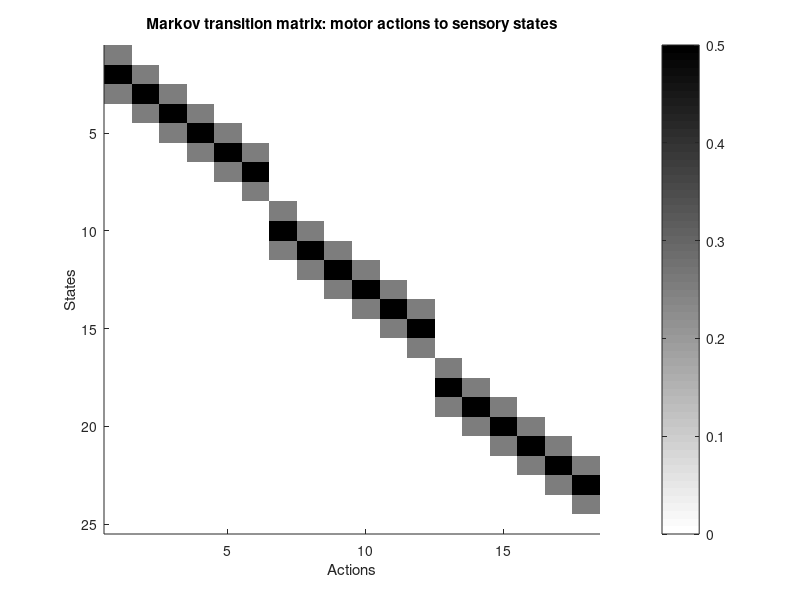

This chart was generated by the following MATLAB code: (Note: this script raises an error after producing the figure.)
%%% EXPLR_publish %%%
% Model of Exploration in Hearing and Deaf Light-Off (LO) Birds
% Implementation of the model from the supplementary material of the
% manuscript:
% "Deafening causes valence reversal of visual reinforcers of birdsong"
% AT Zai, S Cave-Lopez, M Rolland, N Giret, RHR Hahnloser

% Author: Richard Hahnloser and Anja Zai 2019
% Work address: Institute of Neuroinformatics, Winterthurerstrasse 8057,
% ETH Zurich and University of Zurich
% email: rich@ini.ethz.ch

% include_positive_rewards = fale, only use negative rewards
include_positive_rewards = false;

% Model parameters:
% (capitalized letters in the variable description are used to indicate
% nameing of variables: 'N'umber of 'N'otes = nn)
nn=3; % Number of Notes the bird is singing
kLO=2; % index of note that can trigger LO
na=6; % Number of Actions per note (should be even)
alpha=0.05; % learning rate TD learning
tau=0.99;  % forgetting time constant
verbose=0;
gamma=1; % Gamma parameter in SARSA learning

epsi=1e-40;

% Simulation parameters:
N=1000; % # trials (per note)
do_control=2; % add control condition without LO (0 = only LO, 1 = add control, 2 = remove entropy gain)
nbirds=3; % Number of Birds to simulate and average the result over

% Reward for LO
nR=15; % Number of different Reward values tested (reward value fixed for one  simulation)
if include_positive_rewards
    rs=[-logspace(log10(0.1),log10(50),nR) logspace(log10(0.1),log10(5),nR)]; % reward per LO event (or light on)
    nR=length(rs);
    rs=sort(rs);
    plot_f = @plot;
else
    rs=[-logspace(log10(0.1),log10(50),nR)]; % reward per LO event
    plot_f = @semilogx;
end

jplot=7; % plot VTA firing for reward # jplot
igC=0*1e-6;%1e-40;%1e-14; % for constant information gain, set to nonzero for getting rid of exploration bonus

% Number of States
nsH=na+2; % Number of States for Hearing bird (per note) corresponding to actual pitch sung
nsD=2; % Number of States for Deaf bird (per note), the second state is the silent state
nsA=nsH*nn+1; % total Number of States (for All notes), the last stte is the silent state

% Sensorimotor model: motor action -> sensory states
h1=zeros(nsH,1); h1(1:3)=[1/4 1/2 1/4]; h2=zeros(na,1); h2(1)=1/4;
wh=toeplitz(h1,h2); w=zeros(nsA,nn*na);
for i=1:nn
    w(1+(i-1)*nsH:i*nsH,1+(i-1)*na:i*na)=wh;
end
transitionAS=cumsum(w,1); % defines Transitions from Action to State (Fig. 4B)
figure(1); clf; imagesc(w);  gg=gray; colormap(gg(end:-1:1,:)); colorbar;
set(gca,'box','off'); xlabel('Actions'); ylabel('States');
title('Markov transition matrix: motor actions to sensory states');

% initialize variable quantifying model simulation
contingenciesH=zeros(nbirds,nR); % contingencies for Hearing birds
contingenciesD=contingenciesH; % same for Deaf birds
VsH=zeros(nR,na*nn); % Value function of States (mean Q values) for Hearing birds
VsD=VsH; % same for Deaf birds
VsallH=zeros(nbirds,nR,na*nn); % mean Value over all actions for Hearing birds
VsallD=VsallH; % same for Deaf
VTAsallplusH=zeros(nn,nbirds); VTAsallminusH=VTAsallplusH;
VTAsallplusD=VTAsallplusH; VTAsallminusD=VTAsallplusH;
aHold=zeros(3,1); aDold=aHold;

for c=1:do_control+1
    if c==1
        Non=1; % start LO on the first trial (contingent on sensory state)
    elseif c==2
        Non=N;  % never deliver LO
        fprintf('Control (no LO)\n')
    else
        Non=1;
        fprintf('Control (LO but no entropy gain)\n')
    end
    
    for b=1:nbirds % loop through Birds, 0=init bird
        VTAjH=zeros(nn,N); % VTA responses for different notes for specific reward Jplot
        VTAjD=VTAjH; % same for Hearing birds
        LOsH=zeros(1,N); LOsD=LOsH; % keeps track of LO (=1) or no LO (=0)


        fprintf('Bird %d\n',b)
        for r=1:nR % loop through rewards per LO
            R=rs(r); % reward per LO
            if verbose
                fprintf('j=%d/%d\n',r,nR);
            end
            
            % Initialize:
            % Hearing
            V.VH=zeros(1,na*nn); % action-Value function (Sarsa learning)
            V.ASCH=ones(nsA,na*nn); % Action-State Counter hearing (number of times action taken and state hit)
            V.ASCHall=V.ASCH;
            V.nLOHall=zeros(nsA,na*nn); % number of LO events
            
            % Deaf
            V.VD=zeros(1,na*nn);
            V.ASCD=ones(nsD,na*nn); V.ASCDall=V.ASCD;
            V.nLODall=zeros(nsD,na*nn);
            
            % Hearing
            s_allH=zeros(1,N*nn); % state history
            a_allH=s_allH; % action history
            % Deaf
            s_allD=s_allH; a_allD=s_allH;
            
            ci=0;
            for i=1:N % loop over songs
                
                for k=1:nn % loop over notes
                    ci=ci+1;
                    
                    % states and actions corresponding to current note:
                    ks=(1+(k-1)*nsH):k*nsH; ka=(1+(k-1)*na):k*na;
                    
                    
                    %% take action based on current action-value function
                    
                    % Hearing
                    [~,aH]=max(V.VH(ka)-0*rand(1,na)); % choose action
                    aH=aH+(k-1)*na;           a_allH(ci)=aH;
                    sH=find(rand(1)<transitionAS(:,aH),1,'first');   s_allH(ci)=sH; % markov transition
                    is_loH=(i>Non & k==kLO & sH>(kLO-1)*nsH+nsH/2); % simple, deterministic model
                    if b>0 && k==kLO && r==jplot
                        LOsH(i)=is_loH;
                    end
                    
                    % Deaf
                    
                    aDold(k)=aD;
                    [~,aD]=max(V.VD(ka)-0*rand(1,na));
                    aD=aD+(k-1)*na; a_allD(ci)=aD;
                    sD=find(rand(1)<transitionAS(:,aD),1,'first'); % state measured by experimenter
                    is_loD=(i>Non & k==kLO & sD>(kLO-1)*nsH+nsH/2); % simple, deterministic model
                    sD=2-is_loD;  s_allD(ci)=sD; % sensory state for deaf bird is binary
                    if b>0 && k==kLO  && r==jplot
                        LOsD(i)=is_loD;
                    end
                    
                    %% update action-state counter and estimated transition probability:
                    
                    V.ASCH_old=V.ASCH;
                    V.ASCD_old=V.ASCD;
                    
                    % update
                    V.ASCH(sH,aH)=max(1,tau*V.ASCH(sH,aH)+1);
                    V.ASCHall(sH,aH)=V.ASCHall(sH,aH)+1;
                    V.nLOHall(sH,aH)=V.nLOHall(sH,aH)+is_loH;
                    V.ASCD(sD,aD)=max(1,tau*V.ASCD(sD,aD)+1);
                    V.ASCDall(sD,aD)=V.ASCDall(sD,aD)+1;
                    V.nLODall(sD,aD)=V.nLODall(sD,aD)+is_loD;
                    
                    if (c==1 && i==Non) || (c==2 && i==1)
                        V.ASCHonall=V.ASCHall;  V.ASCDonall=V.ASCDall; V.nLODonall=V.nLODall; V.nLOHonall=V.nLOHall;
                    end
                    
                    %% Q learning: update value function
                    
                    % Hearing
                    if igC>0
                        igH=igC;
                    else
                        igH=calc_ig(V.ASCH,V.ASCH_old,aH);
                    end
                    if c<3
                        %         egH=calc_eg(V.ASCH,V.ASCH_old);
                       % egH=calc_impact(V.ASCH,V.ASCH_old,aH,a_allH(1:ci));
                         egH=calc_impact(V.ASCH,V.ASCH_old,aH);
                    else
                        egH=0;
                    end
                        VTAH=log(igH+epsi)+egH+is_loH*R-V.VH(aH);
                    %h=igH+egH+is_loH*R;
                    %VTAH=-exp(-h)-V.VH(aH);
                    V.VH(aH)=V.VH(aH)+alpha*(VTAH);
                    
                    % Deaf
                    if igC>0
                        igD=igC;
                    else
                        igD=calc_ig(V.ASCD,V.ASCD_old,aD);
                    end
                    if c<3
                        %    egD=calc_eg(V.ASCD,V.ASCD_old);
                        % egD=calc_impact(V.ASCD,V.ASCD_old,aD,a_allD(1:ci));
                        egD=calc_impact(V.ASCD,V.ASCD_old,aD);
                    else
                        egD=0;
                    end
                          VTAD=log(igD+epsi)+egD+is_loD*R-V.VD(aD);
                    %h=igD+egD+is_loD*R;
                    %VTAD=-exp(-h)-V.VD(aD);
                    V.VD(aD)=V.VD(aD)+alpha*VTAD;
                    %                     if i>.8*N
                    %                         keyboard
                    %                     end
                    if r==jplot
                        VTAjH(k,i)=VTAH;
                        VTAjD(k,i)=VTAD;
                    end
                    
                end
            end
            VsH(r,:)=V.VH;
            VsD(r,:)=V.VD;
            
            contingenciesH(b,r)=sum(sum(V.nLOHall-V.nLOHonall))/(N-1);
            contingenciesD(b,r)=sum(sum(V.nLODall-V.nLODonall))/(N-1);
            
            if verbose
                fprintf('contingency: H=%.2g  D=%.2g\n', contingenciesH(b,r),contingenciesD(b,r));
                
                % plot action-state counts
                figure(11);clf; imagesc(V.ASCHall-V.ASCHonall); colormap(hot); colorbar;
                xlabel('actions'); ylabel('states'); title('Hearing action-state count');
                figure(12);clf; imagesc(V.ASCDall-V.ASCDonall); colormap(hot); colorbar;
                xlabel('actions'); ylabel('states'); title('Deaf action-state count');
                
                % plot distribution of states and actions visited XXX why Non=N for control birds?
                figure(15); clf; subplot(211); hist(s_allH(Non+1:end),1:nsA);   title('States hearing');
                subplot(212); hist(s_allD(Non+1:end),1:nsD,'r'); title('States deaf');
                figure(16); clf; subplot(211); hist(a_allH(Non+1:end),1:na*nn); title('Actions hearing');
                subplot(212); hist(a_allD(Non+1:end),1:na*nn,'r');  title('Actions deaf');
                
                % plot value function
                figure(21);clf; plot(V.VH,'k'); hold on;plot(V.VD,'r'); title('Q function');
                xlabel('action'); legend({'Hearing','Deaf'},'Location','best');
            end
        end
        
        VsallH(b,:,:)=VsH; VsallD(b,:,:)=VsD;
        if c==1
            VTAjH=VTAjH(:,N/2:N); LOsH=LOsH(N/2:N);
            VTAsallplusH(:,b)=mean(VTAjH(:,find(LOsH)),2);
            VTAsallminusH(:,b)=mean(VTAjH(:,find(~LOsH)),2);
            VTAsallplusD(:,b)=mean(VTAjD(:,find(LOsD)),2);
            VTAsallminusD(:,b)=mean(VTAjD(:,find(~LOsD)),2);
        end
    end
    
    if c==1
        figure(32);
        clf; 
        plot_f(rs,mean(mean(VsallH,3),1),'k','linewidth',2); hold on;
        plot_f(rs,mean(mean(VsallD,3),1),'r','linewidth',2);
        set(gca,'box','off');axis tight
        legend({'Hearing','Deaf'},'Location','best');
        xlabel('r'); ylabel('mean Q'); title('Action averaged Q');
        
        figure(31); clf; 
        plot_f(rs,mean(contingenciesH,1),'k','linewidth',2); hold on;
        plot_f(rs,mean(contingenciesD,1),'r','linewidth',2);
        plot_f(rs,.5*ones(1,nR),'k--','linewidth',2);
        set(gca,'box','off');
        legend({'Hearing','Deaf'},'Location','best');
        xlabel('Reward'); ylabel('LO contingency');
        axis tight
        
        figure(33); clf;
        fplus=mean(VTAsallplusH,2); fminus=mean(VTAsallminusH,2);
        splus=std(VTAsallplusH')'; sminus=std(VTAsallminusH')';
        errorbar(1:nn,fplus,splus,'k','linewidth',2); hold on;
        errorbar(1:nn,fminus,sminus,'r--','linewidth',2);
        title(['R=' sprintf('%.2g',rs(jplot))]);
        legend({'LO','no LO'},'Location','Best');
        set(gca,'box','off')
        
    elseif c==2
        figure(32);
        plot_f(rs,mean(mean(VsallH,3),1),'k--','linewidth',2);
        hold on; 
        plot_f(rs,mean(mean(VsallD,3),1),'r--','linewidth',2);
        axis tight
        
    else
        figure(32);
        plot_f(rs,mean(mean(VsallH,3),1),'k:','linewidth',2);hold on; 
        plot_f(rs,mean(mean(VsallD,3),1),'r:','linewidth',2);
        axis tight
        
        figure(31); 
        plot_f(rs,mean(contingenciesH,1),'k:','linewidth',2); hold on;
        plot_f(rs,mean(contingenciesD,1),'r:','linewidth',2);
        axis tight
    end
    
end

% figure(31); print cont -dsvg; figure(32); print Q -dsvg; figure(33); print vta -dsvg;

%% DEFINE FUNCTIONS

function ig=calc_ig(ASC_new,ASC_old,a0)
% CALC_IG calculates information gain given for action a0

%   'ASC_new'   -   new action-state counter after taking action a0
%   'ASC_old'   -   old action-state counter
%   'a0'        -   current new action

% estimate of transition probability for the current note
T_old=ASC_old(:,a0)/(eps+sum(ASC_old(:,a0))); % old estimate
T_new=ASC_new(:,a0)/(eps+sum(ASC_new(:,a0))); % new estimate
dkl=sum(T_old.*log(T_old./T_new));
%ig=dkl*1000; % for entropy
ig=dkl;  % for impact
end

function emdist=calc_impact(ASC_new,ASC_old,a0)
% CALC_impact calculates the impact gain

%   'ASC_new'   -   new action-state counter after taking action
%   'ASC_old'   -   old action-state counter

%T_old=ASC_old(:,a0)/(eps+sum(ASC_old(:,a0))); % old estimate
T_new=ASC_new(:,a0)/(eps+sum(ASC_new(:,a0))); % new estimate
T0=zeros(size(T_new)); T0(end)=1;

if 1
    % DKL
    emdist=sum(T0.*log(eps+T0./(eps+T_new)));
    
else
    % L1 dist
    emdist=sum(abs(T_new-T0));%-0*sum(abs(T_old-T0));
    emdist=2*(emdist-2);
end

% true EMD earth mover's distance
% enew=cumsum(T_new-T0);
% eold=cumsum(T_old-T0);
% emdist=sum(abs(enew))-sum(abs(eold));
% emdist=2000*emdist/length(T_new)^2;
end

function empg=calc_empg(ASC_new,ASC_old,a0,a_all)
% CALC_EMPG calculates empowerment gain given new action
%   'ASC_new'   -   new action-state counter after taking action
%   'ASC_old'   -   old action-state counter
% if length(a_all)==1
%     a_all=[1 a_all];
% end
Told=ASC_old(:,a0)/(eps+sum(ASC_old(:,a0))); % old estimate
C=sum(ASC_old,2); % state count
D=sum(ASC_old,1); % action count
Ps_old=C/sum(C); % state probability
%Pa_old=sum(find(a_all(1:end-1)==a0))/(length(a_all)-1+eps);
Pa_old=D/sum(C);

Tnew=ASC_new(:,a0)/(eps+sum(ASC_new(:,a0))); % new estimate
C=sum(ASC_new,2);
D=sum(ASC_new,1); % action count
Ps_new=C/sum(C); % state probability
%Pa_new=sum(find(a_all==a0))/(length(a_all)+eps);
Pa_new=D/sum(C);

%empg=sum(Tnew*Pa_new.*log(Tnew./Ps_new))-sum(Told*Pa_old.*log(Told./Ps_old));
empg=sum(Tnew*Pa_new(a0).*log(Tnew./Ps_new))-sum(Told*Pa_old(a0).*log(Told./Ps_old));
empg=30000*empg;
end

function eg=calc_eg(ASC_new,ASC_old)
% CALC_EG calculates entropy gain given new action

%   'ASC_new'   -   new action-state counter after taking action
%   'ASC_old'   -   old action-state counter

C=sum(ASC_old,2); % state count
P_old=C/sum(C); % state probability

%ASC(s0,a0)=tau*ASC(s0,a0)+1; % updated action-state counter
C=sum(ASC_new,2);
P_new=C/sum(C);

eg=-sum(P_new.*log(P_new))+sum(P_old.*log(P_old));
eg=3000*eg;
end


